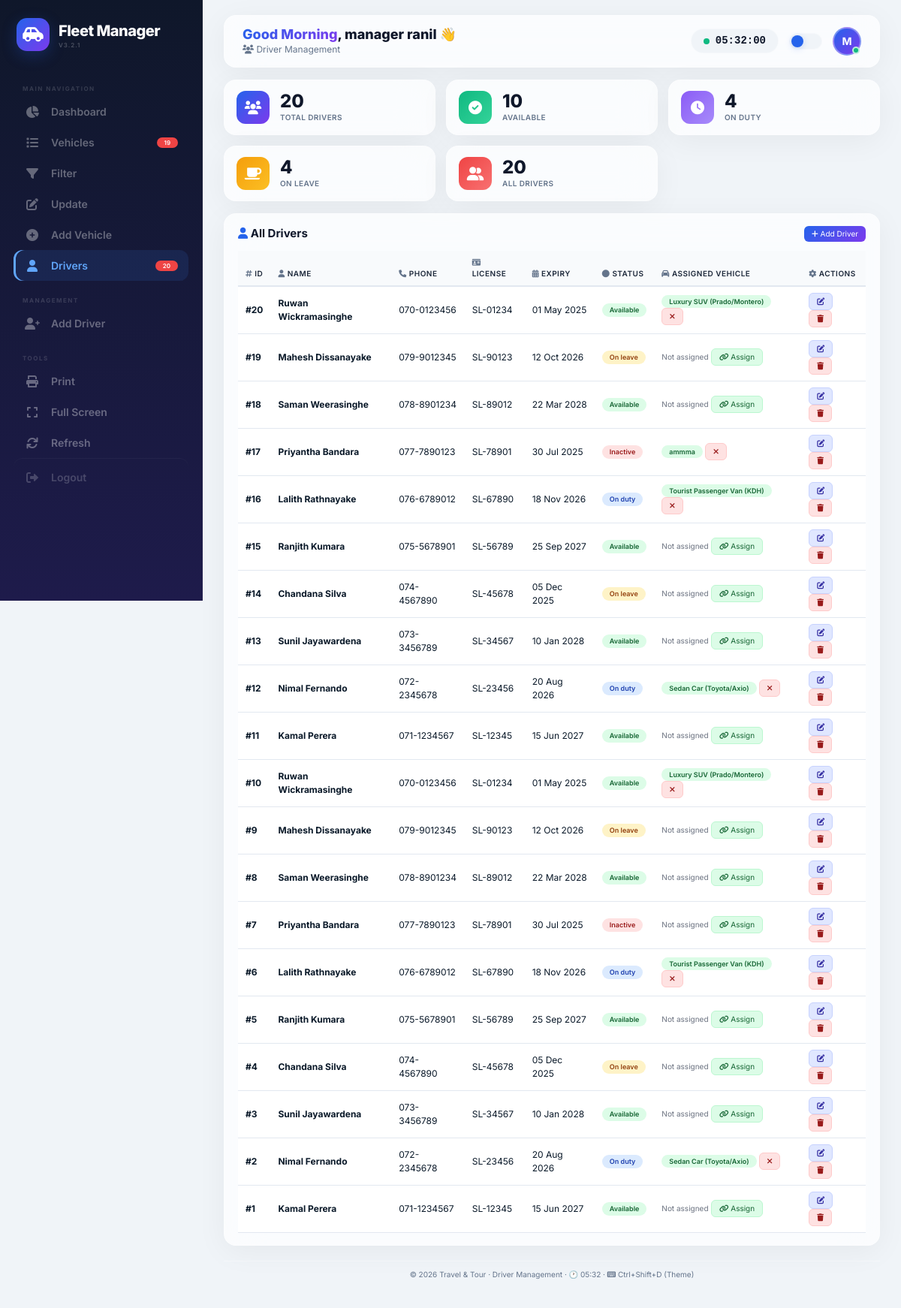
The app's page /admin/vehicle_management/drivers.php (signed in) with its own data.
### tables this page shows
CREATE TABLE `vehicle_manager` (
  `id` int(11) NOT NULL,
  `name` varchar(100) NOT NULL,
  `email` varchar(100) NOT NULL,
  `password` varchar(255) NOT NULL,
  `phone` varchar(20) DEFAULT NULL,
  `role` enum('admin','manager') DEFAULT 'manager',
  `status` enum('active','inactive') DEFAULT 'active',
  `last_login` datetime DEFAULT NULL,
  `created_at` timestamp NOT NULL DEFAULT current_timestamp()
);

CREATE TABLE `drivers` (
  `id` int(11) NOT NULL,
  `name` varchar(100) NOT NULL,
  `phone` varchar(20) DEFAULT NULL,
  `license_number` varchar(50) DEFAULT NULL,
  `license_expiry` date DEFAULT NULL,
  `address` text DEFAULT NULL,
  `status` enum('available','on_duty','on_leave','inactive') DEFAULT 'available',
  `assigned_vehicle_id` int(11) DEFAULT NULL,
  `created_at` timestamp NOT NULL DEFAULT current_timestamp(),
  `updated_at` timestamp NOT NULL DEFAULT current_timestamp() ON UPDATE current_timestamp()
);

CREATE TABLE `vehicles` (
  `id` int(11) NOT NULL,
  `vehicle_name` varchar(100) NOT NULL,
  `category` varchar(50) DEFAULT 'Sedan',
  `price_per_km` decimal(10,2) NOT NULL,
  `petrol_rate` decimal(10,2) NOT NULL DEFAULT 50.00,
  `capacity` int(11) NOT NULL,
  `operator_id` int(11) DEFAULT NULL,
  `status` enum('Available','On Trip','Maintenance','Inactive') DEFAULT 'Available',
  `driver_name` varchar(100) DEFAULT NULL,
  `driver_phone` varchar(20) DEFAULT NULL,
  `last_lat` decimal(10,8) DEFAULT NULL,
  `last_lng` decimal(11,8) DEFAULT NULL,
  `last_update` datetime DEFAULT NULL,
  `next_maintenance` date DEFAULT NULL,
  `insurance_expiry` date DEFAULT NULL,
  `registration_expiry` date DEFAULT NULL,
  `last_service_date` date DEFAULT NULL,
  `fuel_type` varchar(20) DEFAULT 'Petrol',
  `transmission` varchar(20) DEFAULT 'Manual',
  `driver_id` int(11) DEFAULT NULL,
  `created_at` timestamp NOT NULL DEFAULT current_timestamp()
);

### admin/vehicle_management/drivers.php (the view, shortened to what this page needs)
<?php
$manager_id = $_SESSION['manager_id'];
$manager_name = 'Manager';
$conn = new mysqli('localhost', 'root', '', 'travel_tour_db');
$conn->set_charset("utf8");
$name_query = $conn->query("SELECT name FROM vehicle_manager WHERE id = $manager_id");
if ($name_query && $name_query->num_rows > 0) {
    $row = $name_query->fetch_assoc();
    $manager_name = $row['name'];
} else {
    $manager_name = $_SESSION['manager_name'] ?? 'Manager';
}
$conn->query("CREATE TABLE IF NOT EXISTS drivers (
    id INT PRIMARY KEY AUTO_INCREMENT,
    name VARCHAR(100) NOT NULL,
    phone VARCHAR(20),
    license_number VARCHAR(50),
    license_expiry DATE,
    address TEXT,
    status ENUM('available','on_duty','on_leave','inactive') DEFAULT 'available',
    assigned_vehicle_id INT NULL,
    created_at TIMESTAMP DEFAULT CURRENT_TIMESTAMP,
    updated_at TIMESTAMP DEFAULT CURRENT_TIMESTAMP ON UPDATE CURRENT_TIMESTAMP
)");
$drivers = [];
$res = $conn->query("SELECT d.*, v.vehicle_name AS assigned_vehicle
                      FROM drivers d
                      LEFT JOIN vehicles v ON d.assigned_vehicle_id = v.id
                      ORDER BY d.id DESC");
while ($row = $res->fetch_assoc()) {
    $drivers[] = $row;
}
$total_drivers = count($drivers);
$available_drivers = $conn->query("SELECT COUNT(*) c FROM drivers WHERE status = 'available'")->fetch_assoc()['c'] ?? 0;
$on_duty = $conn->query("SELECT COUNT(*) c FROM drivers WHERE status = 'on_duty'")->fetch_assoc()['c'] ?? 0;
$on_leave = $conn->query("SELECT COUNT(*) c FROM drivers WHERE status = 'on_leave'")->fetch_assoc()['c'] ?? 0;
$all_drivers = $total_drivers;
$theme = $_COOKIE['vehicle_theme'] ?? 'light';
$hour = date('H');
$greeting = $hour < 12 ? 'Good Morning' : ($hour < 17 ? 'Good Afternoon' : 'Good Evening');
?>
<!DOCTYPE html>
<html lang="en" data-theme="<?= $theme ?>">
<head>
    <link href="https://cdn.jsdelivr.net/npm/bootstrap@5.3.0/dist/css/bootstrap.min.css" rel="stylesheet">
    <link rel="stylesheet" href="https://cdnjs.cloudflare.com/ajax/libs/font-awesome/6.0.0-beta3/css/all.min.css">
</head>
<body>
<aside class="sidebar" id="sidebar">
    <div class="sidebar-brand">
        <div class="brand-icon"><i class="fas fa-car-side"></i></div>
        <div>
            <span>Fleet Manager</span>
            <small>v3.2.1</small>
        </div>
    </div>
    <nav class="sidebar-nav">
        <div class="nav-label">Main Navigation</div>
        <a href="dashboard.php"><i class="fas fa-chart-pie"></i> Dashboard</a>
        <a href="vehicles.php"><i class="fas fa-list"></i> Vehicles <span class="badge-nav"><?= $conn->query("SELECT COUNT(*) c FROM vehicles")->fetch_assoc()['c'] ?? 0 ?></span></a>
        <a href="filter.php"><i class="fas fa-filter"></i> Filter</a>
        <a href="update.php"><i class="fas fa-edit"></i> Update</a>
        <a href="add_vehicle.php"><i class="fas fa-plus-circle"></i> Add Vehicle</a>
        <a href="drivers.php" class="active"><i class="fas fa-user"></i> Drivers <span class="badge-nav"><?= $total_drivers ?></span></a>
        <div class="nav-label" style="margin-top:8px;">Management</div>
        <a href="#" data-bs-toggle="modal" data-bs-target="#addDriverModal"><i class="fas fa-user-plus"></i> Add Driver</a>
        <div class="nav-label" style="margin-top:8px;">Tools</div>
        <a href="#" onclick="window.print()"><i class="fas fa-print"></i> Print</a>
        <a href="#" onclick="toggleFullscreen()"><i class="fas fa-expand"></i> Full Screen</a>
        <a href="#" onclick="refreshData()"><i class="fas fa-sync"></i> Refresh</a>
        <a href="../index.php?action=logout" class="logout-link"><i class="fas fa-sign-out-alt"></i> Logout</a>
    </nav>
</aside>
<main class="main-content">
    <header class="top-header">
        <div class="greeting">
            <h4><span><?= $greeting ?></span>, <?= htmlspecialchars($manager_name) ?> 👋</h4>
            <p><i class="fas fa-users"></i> Driver Management</p>
        </div>
        <div class="header-actions">
            <div class="clock"><span class="dot"></span><span id="liveTime">--:--:--</span></div>
            <div class="theme-toggle" id="themeToggle"><div class="dot-toggle"></div></div>
            <div class="profile-avatar" id="profileToggle">
                <?= strtoupper(substr($manager_name, 0, 1)) ?>
                <span class="status-dot"></span>
            </div>
        </div>
    </header>
    <div class="stat-grid">
        <div class="stat-card"><div class="icon-wrap blue"><i class="fas fa-users"></i></div><div class="info"><div class="number"><?= $total_drivers ?></div><div class="label">Total Drivers</div></div></div>
        <div class="stat-card"><div class="icon-wrap green"><i class="fas fa-check-circle"></i></div><div class="info"><div class="number"><?= $available_drivers ?></div><div class="label">Available</div></div></div>
        <div class="stat-card"><div class="icon-wrap purple"><i class="fas fa-clock"></i></div><div class="info"><div class="number"><?= $on_duty ?></div><div class="label">On Duty</div></div></div>
        <div class="stat-card"><div class="icon-wrap yellow"><i class="fas fa-coffee"></i></div><div class="info"><div class="number"><?= $on_leave ?></div><div class="label">On Leave</div></div></div>
        <div class="stat-card"><div class="icon-wrap red"><i class="fas fa-user-friends"></i></div><div class="info"><div class="number"><?= $all_drivers ?></div><div class="label">All Drivers</div></div></div>
    </div>
    <div class="table-container">
        <div class="table-header">
            <h5><i class="fas fa-user"></i> All Drivers</h5>
            <button class="btn btn-primary btn-sm" data-bs-toggle="modal" data-bs-target="#addDriverModal">
                <i class="fas fa-plus"></i> Add Driver
            </button>
        </div>
        <div class="table-responsive">
            <table class="table table-hover">
                <thead>
                    <tr>
                        <th><i class="fas fa-hashtag"></i> ID</th>
                        <th><i class="fas fa-user"></i> Name</th>
                        <th><i class="fas fa-phone"></i> Phone</th>
                        <th><i class="fas fa-id-card"></i> License</th>
                        <th><i class="fas fa-calendar-alt"></i> Expiry</th>
                        <th><i class="fas fa-circle"></i> Status</th>
                        <th><i class="fas fa-car"></i> Assigned Vehicle</th>
                        <th><i class="fas fa-cog"></i> Actions</th>
                    </tr>
                </thead>
                <tbody>
                    <?php if (count($drivers) > 0): ?>
                        <?php foreach ($drivers as $d): ?>
                        <tr>
                            <td><strong>#<?= $d['id'] ?></strong></td>
                            <td><strong><?= htmlspecialchars($d['name']) ?></strong></td>
                            <td><?= htmlspecialchars($d['phone']) ?></td>
                            <td><?= htmlspecialchars($d['license_number']) ?></td>
                            <td><?= $d['license_expiry'] ? date('d M Y', strtotime($d['license_expiry'])) : 'N/A' ?></td>
                            <td><span class="badge-status <?= $d['status'] ?>"><?= ucfirst(str_replace('_',' ',$d['status'])) ?></span></td>
                            <td>
                                <?php if ($d['assigned_vehicle_id']): ?>
                                    <span class="badge-assigned"><?= htmlspecialchars($d['assigned_vehicle']) ?></span>
                                    <a href="?unassign=<?= $d['id'] ?>" class="btn btn-sm btn-delete" onclick="return confirm('Unassign this driver?')"><i class="fas fa-times"></i></a>
                                <?php else: ?>
                                    <span class="badge-unassigned">Not assigned</span>
                                    <button class="btn btn-sm btn-assign" data-bs-toggle="modal" data-bs-target="#assignModal" data-driver-id="<?= $d['id'] ?>" data-driver-name="<?= htmlspecialchars($d['name']) ?>"><i class="fas fa-link"></i> Assign</button>
                                <?php endif; ?>
                            </td>
                            <td>
                                <button class="btn btn-sm btn-edit" data-bs-toggle="modal" data-bs-target="#editDriverModal"
                                        data-id="<?= $d['id'] ?>"
                                        data-name="<?= htmlspecialchars($d['name']) ?>"
                                        data-phone="<?= htmlspecialchars($d['phone']) ?>"
                                        data-license="<?= htmlspecialchars($d['license_number']) ?>"
                                        data-expiry="<?= $d['license_expiry'] ?>"
                                        data-address="<?= htmlspecialchars($d['address']) ?>"
                                        data-status="<?= $d['status'] ?>">
                                    <i class="fas fa-edit"></i>
                                </button>
                                <a href="?delete=<?= $d['id'] ?>" class="btn btn-sm btn-delete" onclick="return confirm('Delete this driver?')"><i class="fas fa-trash"></i></a>
                            </td>
                        </tr>
                        <?php endforeach; ?>
                    <?php else: ?>
                        <tr><td colspan="8" class="text-center py-3" style="color:var(--text-muted);">No drivers found. Add a driver to get started.</td></tr>
                    <?php endif; ?>
                </tbody>
            </table>
        </div>
    </div>
    <div class="footer">
        &copy; <?= date('Y') ?> Travel &amp; Tour · Driver Management ·
        <span id="footerTime"></span> ·
        <i class="fas fa-keyboard"></i> Ctrl+Shift+D (Theme)
    </div>
</main>
</body>
</html>

### records on screen
vehicle_manager: name "manager ranil", name "M"
drivers: id "20", name "Ruwan Wickramasinghe", phone "070-0123456", license_number "SL-01234", license_expiry "01 May 2025", status "Available", assigned_vehicle.vehicle_name "Luxury SUV (Prado/Montero)"
drivers: id "19", name "Mahesh Dissanayake", phone "079-9012345", license_number "SL-90123", license_expiry "12 Oct 2026", status "On leave"
drivers: id "18", name "Saman Weerasinghe", phone "078-8901234", license_number "SL-89012", license_expiry "22 Mar 2028", status "Available"
drivers: id "17", name "Priyantha Bandara", phone "077-7890123", license_number "SL-78901", license_expiry "30 Jul 2025", status "Inactive", assigned_vehicle.vehicle_name "ammma"
drivers: id "16", name "Lalith Rathnayake", phone "076-6789012", license_number "SL-67890", license_expiry "18 Nov 2026", status "On duty", assigned_vehicle.vehicle_name "Tourist Passenger Van (KDH)"
drivers: id "15", name "Ranjith Kumara", phone "075-5678901", license_number "SL-56789", license_expiry "25 Sep 2027", status "Available"
drivers: id "14", name "Chandana Silva", phone "074-4567890", license_number "SL-45678", license_expiry "05 Dec 2025", status "On leave"
drivers: id "13", name "Sunil Jayawardena", phone "073-3456789", license_number "SL-34567", license_expiry "10 Jan 2028", status "Available"
drivers: id "12", name "Nimal Fernando", phone "072-2345678", license_number "SL-23456", license_expiry "20 Aug 2026", status "On duty", assigned_vehicle.vehicle_name "Sedan Car (Toyota/Axio)"
drivers: id "11", name "Kamal Perera", phone "071-1234567", license_number "SL-12345", license_expiry "15 Jun 2027", status "Available"
drivers: id "10", name "Ruwan Wickramasinghe", phone "070-0123456", license_number "SL-01234", license_expiry "01 May 2025", status "Available", assigned_vehicle.vehicle_name "Luxury SUV (Prado/Montero)"
drivers: id "9", name "Mahesh Dissanayake", phone "079-9012345", license_number "SL-90123", license_expiry "12 Oct 2026", status "On leave"
drivers: id "8", name "Saman Weerasinghe", phone "078-8901234", license_number "SL-89012", license_expiry "22 Mar 2028", status "Available"
drivers: id "7", name "Priyantha Bandara", phone "077-7890123", license_number "SL-78901", license_expiry "30 Jul 2025", status "Inactive"
drivers: id "6", name "Lalith Rathnayake", phone "076-6789012", license_number "SL-67890", license_expiry "18 Nov 2026", status "On duty", assigned_vehicle.vehicle_name "Tourist Passenger Van (KDH)"
drivers: id "5", name "Ranjith Kumara", phone "075-5678901", license_number "SL-56789", license_expiry "25 Sep 2027", status "Available"
drivers: id "4", name "Chandana Silva", phone "074-4567890", license_number "SL-45678", license_expiry "05 Dec 2025", status "On leave"
drivers: id "3", name "Sunil Jayawardena", phone "073-3456789", license_number "SL-34567", license_expiry "10 Jan 2028", status "Available"
drivers: id "2", name "Nimal Fernando", phone "072-2345678", license_number "SL-23456", license_expiry "20 Aug 2026", status "On duty", assigned_vehicle.vehicle_name "Sedan Car (Toyota/Axio)"
drivers: id "1", name "Kamal Perera", phone "071-1234567", license_number "SL-12345", license_expiry "15 Jun 2027", status "Available"

### other values on screen
$conn->query("SELECT COUNT(*) c FROM vehicles")->fetch_assoc()['c'] "19"
$total_drivers "20"
$greeting "Good Morning"
$available_drivers "10"
$on_duty "4"
$on_leave "4"
$all_drivers "20"
